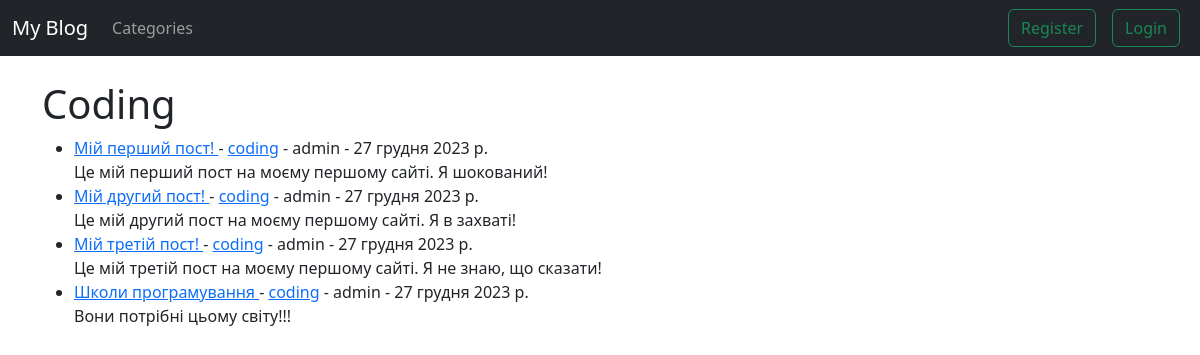
/category/coding/, run on the app's committed database.
### myblog/models.py (models this page shows, shortened)
class Post(models.Model):
    title = models.CharField(max_length=255)
    header_image = models.ImageField(null=True, blank=True, upload_to='images/')
    author = models.ForeignKey(User, on_delete=models.CASCADE)
    body = models.TextField()
    post_date = models.DateField(auto_now_add=True)
    category = models.CharField(max_length=255, default='coding')
    likes = models.ManyToManyField(User, related_name='blog_post')

### myblog/views.py (the view)
# urls.py: path('category/<str:cats>/', category_view, name='category'),
def category_view(request, cats):
    category_posts = Post.objects.filter(category=cats.replace('-', ' '))
    return render(request, 'categories.html', {'cats': cats.title().replace('-', ' '), 'category_posts': category_posts})

### myblog/templates/categories.html (shortened to what this page needs)
{% extends 'base.html' %}
{% block content %}
{% if category_posts %}
    <h1>{{ cats }}</h1>
    <ul>
        {% for post in category_posts %}
            <li>
                <a href="{% url 'article-detail' post.pk %}">
                    {{ post.title }}
                </a> - <a href="{% url 'category' post.category %}">{{ post.category }}</a> -
                {{ post.author }} - {{ post.post_date }}
                <br>
                {{ post.body }}
            </li>
        {% endfor %}
    </ul>
{% else %}
    <h2>Sorry this page does no exist...</h2>
{% endif %}
{% endblock %}

### data on the page
Post: title "Мій перший пост!", category "coding", author "admin", post_date "27 грудня 2023 р.", body "Це мій перший пост на моєму першому сайті. Я шокований!"
Post: title "Мій другий пост!", category "coding", author "admin", post_date "27 грудня 2023 р.", body "Це мій другий пост на моєму першому сайті. Я в захваті!"
Post: title "Мій третій пост!", category "coding", author "admin", post_date "27 грудня 2023 р.", body "Це мій третій пост на моєму першому сайті. Я не знаю, що сказати!"
Post: title "Школи програмування", category "coding", author "admin", post_date "27 грудня 2023 р.", body "Вони потрібні цьому світу!!!"

### other printed values
{{ cats }} "Coding"
